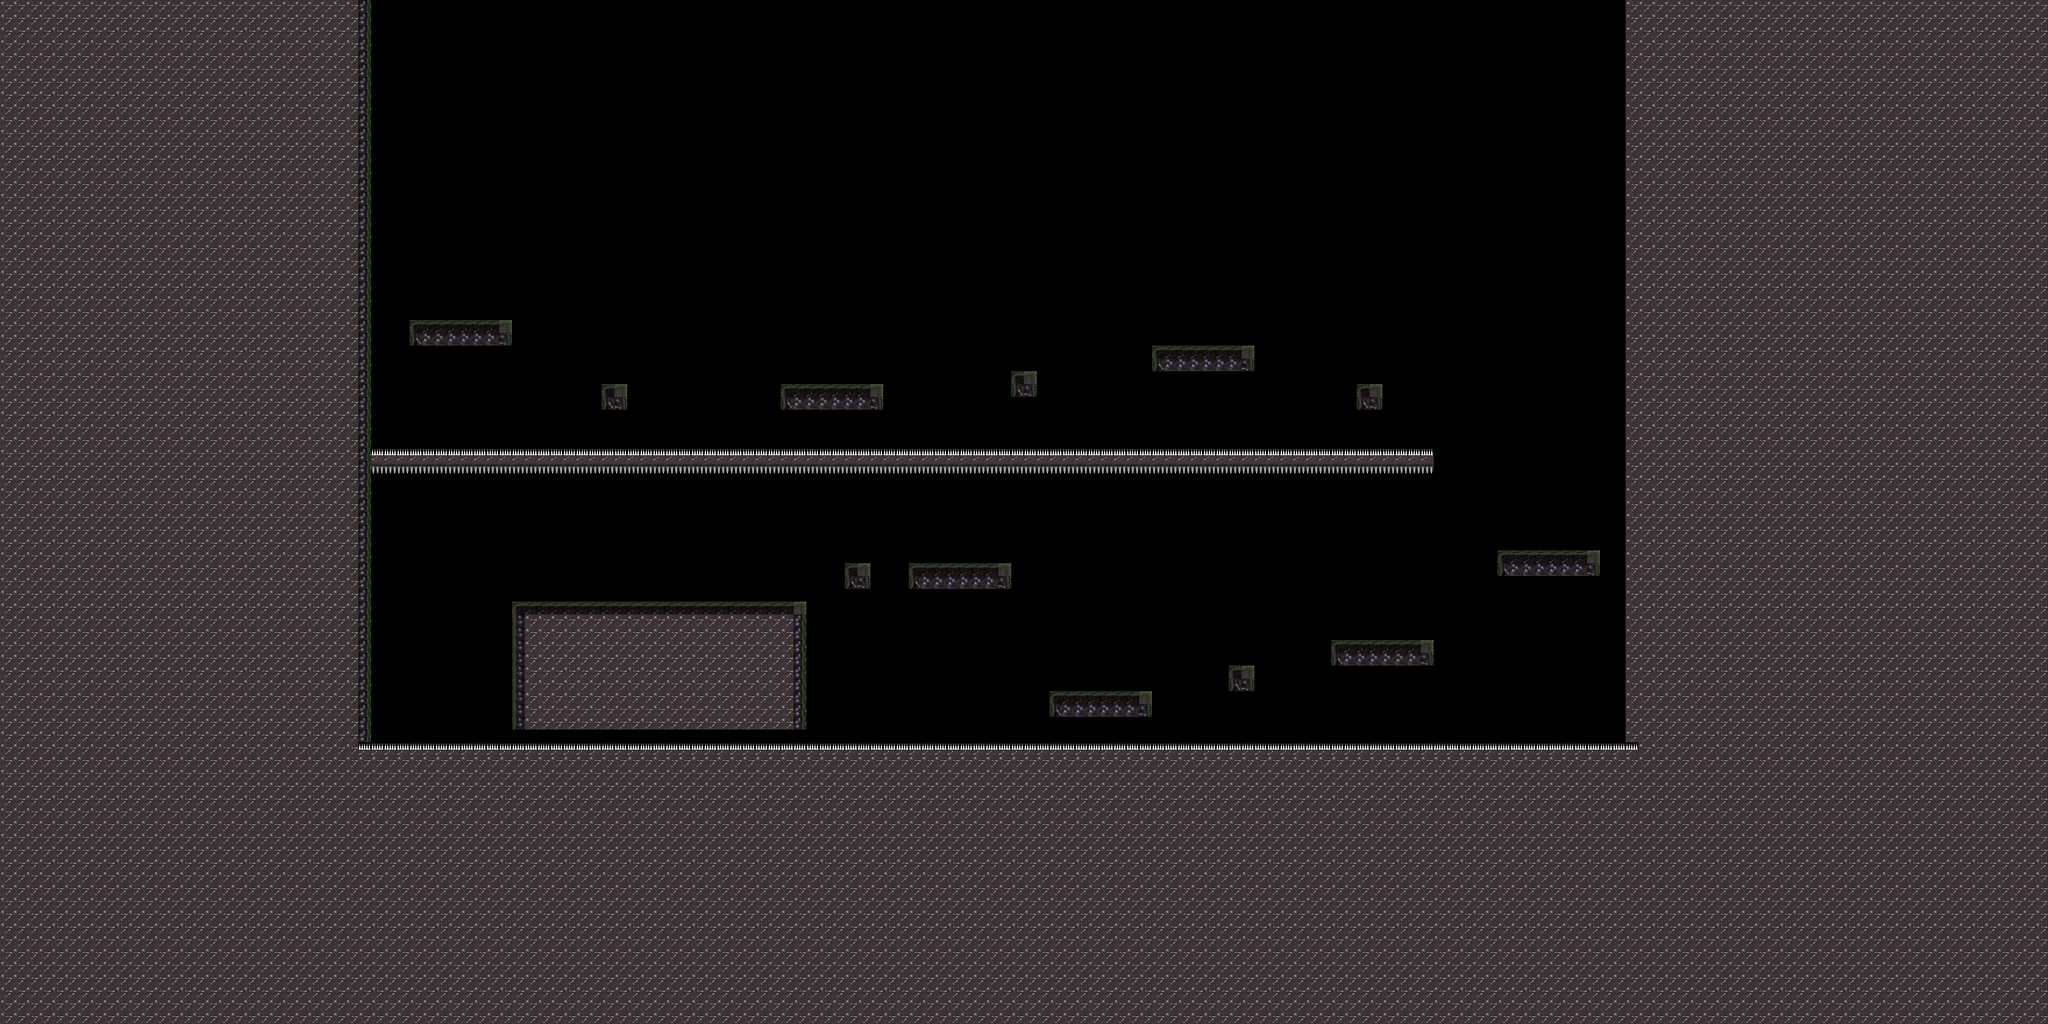

This is a level from a 2D game, rendered from its Tiled map with the project's own tilesets. A one-line summary and the map file follow, with tile-layer data summarised:
An orthogonal 160x80 tile map with 32x32 px tiles, 1 tile layer (Tile Layer 1).

<map version="1.0" orientation="orthogonal" renderorder="left-down" width="160" height="80" tilewidth="32" tileheight="32" nextobjectid="1">
 <tileset firstgid="1" name="LD33" tilewidth="32" tileheight="32" tilecount="14">
  <tile id="0">
   <image width="32" height="32" source="../img/torch.png" />
  </tile>
  <tile id="1">
   <image width="32" height="32" source="../img/wall_stone_grass_1.png" />
  </tile>
  <tile id="2">
   <image width="32" height="32" source="../img/wall_stone_grass_2.png" />
  </tile>
  <tile id="3">
   <image width="32" height="32" source="../img/wall_stone_grass_3.png" />
  </tile>
  <tile id="4">
   <image width="32" height="32" source="../img/wall_stone_grass_4.png" />
  </tile>
  <tile id="5">
   <image width="32" height="32" source="../img/wall_stone_grass_5.png" />
  </tile>
  <tile id="6">
   <image width="32" height="32" source="../img/wall_stone_grass_6.png" />
  </tile>
  <tile id="7">
   <image width="32" height="32" source="../img/wall_stone_grass_7.png" />
  </tile>
  <tile id="8">
   <image width="32" height="32" source="../img/wall_stone_grass_8.png" />
  </tile>
  <tile id="9">
   <image width="32" height="32" source="../img/wall_stone_grass_9.png" />
  </tile>
  <tile id="10">
   <image width="32" height="32" source="../img/spikes_down.png" />
  </tile>
  <tile id="11">
   <image width="32" height="32" source="../img/spikes_left.png" />
  </tile>
  <tile id="12">
   <image width="32" height="32" source="../img/spikes_right.png" />
  </tile>
  <tile id="13">
   <image width="32" height="32" source="../img/spikes_up.png" />
  </tile>
 </tileset>
 <layer name="Tile Layer 1" width="160" height="80">
  <data>[12800 cells, 7644 non-empty, 11 distinct tile ids]</data>
 </layer>
</map>